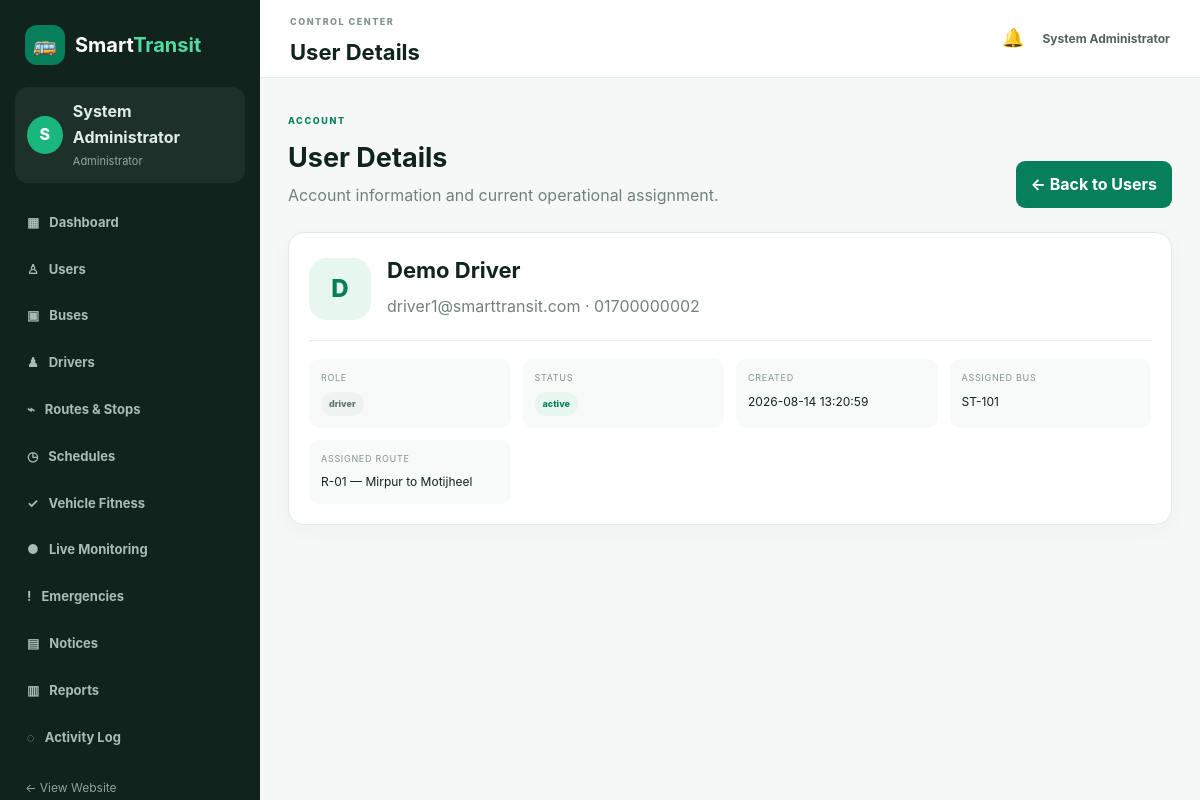
/admin/user-details.php?id=2 (signed in), run on an earlier commit of the app's database.
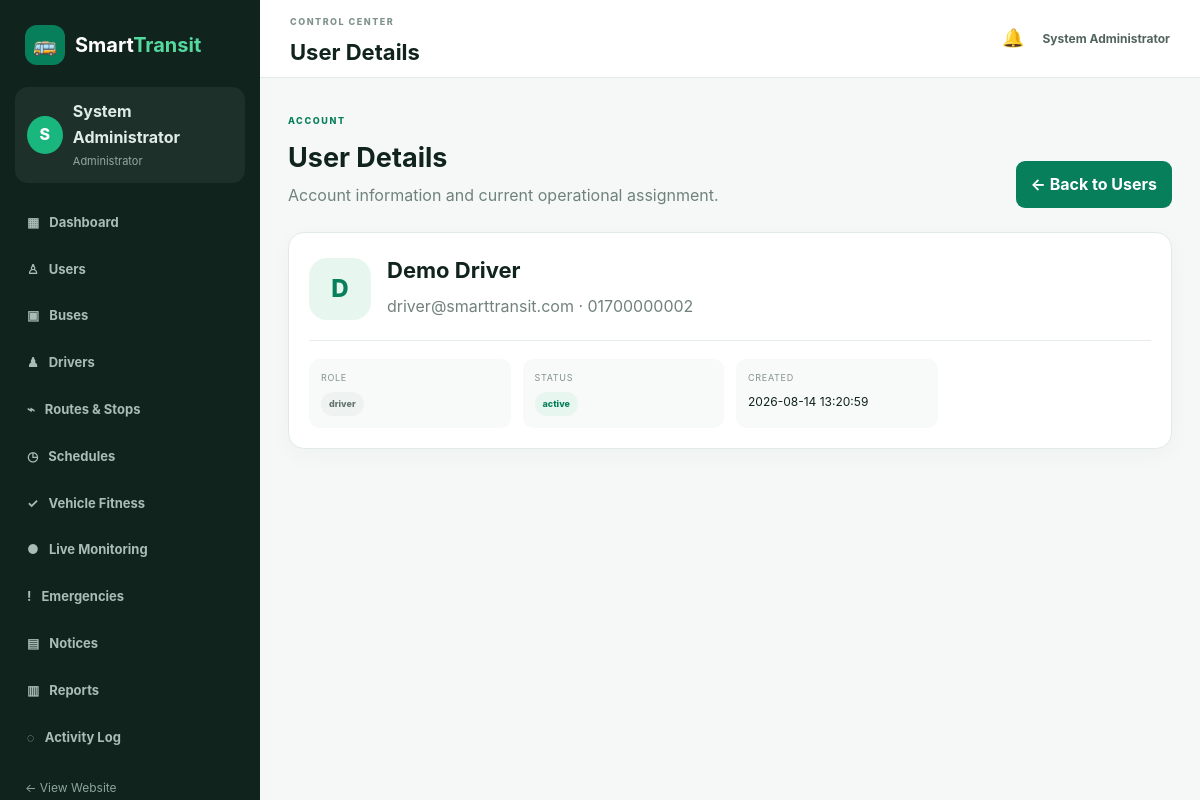
And on a later commit of the database.
### tables this page shows
CREATE TABLE IF NOT EXISTS users (
    id INT UNSIGNED AUTO_INCREMENT PRIMARY KEY,
    name VARCHAR(100) NOT NULL,
    email VARCHAR(150) NOT NULL UNIQUE,
    phone VARCHAR(30) NOT NULL,
    password VARCHAR(255) NOT NULL,
    role ENUM('passenger','driver','admin') NOT NULL DEFAULT 'passenger',
    status ENUM('active','inactive','blocked') NOT NULL DEFAULT 'active',
    created_at TIMESTAMP DEFAULT CURRENT_TIMESTAMP
);

CREATE TABLE IF NOT EXISTS driver_assignments (
    id INT UNSIGNED AUTO_INCREMENT PRIMARY KEY,
    driver_id INT UNSIGNED NOT NULL,
    bus_id INT UNSIGNED NOT NULL,
    route_id INT UNSIGNED NOT NULL,
    status ENUM('active','inactive') NOT NULL DEFAULT 'active',
    assigned_at TIMESTAMP DEFAULT CURRENT_TIMESTAMP,
    UNIQUE KEY active_driver (driver_id,status),
    UNIQUE KEY active_bus (bus_id,status),
    FOREIGN KEY (driver_id) REFERENCES users(id) ON DELETE CASCADE,
    FOREIGN KEY (bus_id) REFERENCES buses(id) ON DELETE CASCADE,
    FOREIGN KEY (route_id) REFERENCES routes(id) ON DELETE CASCADE
);

CREATE TABLE IF NOT EXISTS buses (
    id INT UNSIGNED AUTO_INCREMENT PRIMARY KEY,
    bus_number VARCHAR(30) NOT NULL UNIQUE,
    registration_number VARCHAR(50) NOT NULL UNIQUE,
    bus_type VARCHAR(50) NOT NULL,
    capacity INT NOT NULL,
    women_only TINYINT(1) NOT NULL DEFAULT 0,
    status ENUM('active','inactive','maintenance') NOT NULL DEFAULT 'active',
    created_at TIMESTAMP DEFAULT CURRENT_TIMESTAMP
);

CREATE TABLE IF NOT EXISTS routes (
    id INT UNSIGNED AUTO_INCREMENT PRIMARY KEY,
    route_name VARCHAR(120) NOT NULL,
    route_code VARCHAR(30) NOT NULL UNIQUE,
    starting_point VARCHAR(100) NOT NULL,
    ending_point VARCHAR(100) NOT NULL,
    description TEXT,
    status ENUM('active','inactive') NOT NULL DEFAULT 'active',
    created_at TIMESTAMP DEFAULT CURRENT_TIMESTAMP
);

### includes/functions.php (called while the page is built, shortened)
<?php
function e(?string $value): string {
    return htmlspecialchars($value ?? '', ENT_QUOTES, 'UTF-8');
}
?>

### admin/user-details.php (the view)
<?php
require_once __DIR__.'/_common.php'; $adminTitle='User Details';
$id=(int)($_GET['id']??0);$st=$pdo->prepare("SELECT id,name,email,phone,role,status,created_at FROM users WHERE id=?");$st->execute([$id]);$u=$st->fetch();if(!$u){flash('error','User not found.');adminRedirect('users.php');}
$assignment=null;if($u['role']==='driver'){$st=$pdo->prepare("SELECT da.*,b.bus_number,r.route_code,r.route_name FROM driver_assignments da LEFT JOIN buses b ON b.id=da.bus_id LEFT JOIN routes r ON r.id=da.route_id WHERE da.driver_id=? AND da.status='active'");$st->execute([$id]);$assignment=$st->fetch();}
require __DIR__.'/_layout.php';
?>
<div class="admin-page-head"><div><span class="admin-kicker">ACCOUNT</span><h2>User Details</h2><p>Account information and current operational assignment.</p></div><a class="admin-btn" href="users.php">← Back to Users</a></div>
<section class="admin-panel detail-card"><div class="detail-avatar"><?= e(strtoupper(substr($u['name'],0,1))) ?></div><div><h3><?= e($u['name']) ?></h3><p><?= e($u['email']) ?> · <?= e($u['phone']) ?></p></div><div class="detail-grid"><div><small>Role</small><?= statusBadge($u['role']) ?></div><div><small>Status</small><?= statusBadge($u['status']) ?></div><div><small>Created</small><?= e($u['created_at']) ?></div><?php if($assignment): ?><div><small>Assigned Bus</small><?= e($assignment['bus_number']) ?></div><div><small>Assigned Route</small><?= e($assignment['route_code'].' — '.$assignment['route_name']) ?></div><?php endif; ?></div></section>
<?php require __DIR__.'/_layout_end.php'; ?>

### admin/_common.php (shortened to what this page needs)
<?php
require_once __DIR__ . '/../includes/functions.php';
function statusBadge(string $status): string {
    $safe=e($status);
    $class=strtolower(str_replace([' ','_'],'-',$status));
    return '<span class="admin-badge '.$class.'">'.$safe.'</span>';
}

What changed in the data, as far as the page shows it:
removed driver_assignments: bus.bus_number "ST-101", route.route_name "R-01 — Mirpur to Motijheel"
changed users "Demo Driver": email "driver1@smarttransit.com" → "driver@smarttransit.com"
Also different on the page:
text no longer shown: "ASSIGNED BUS ASSIGNED ROUTE"
